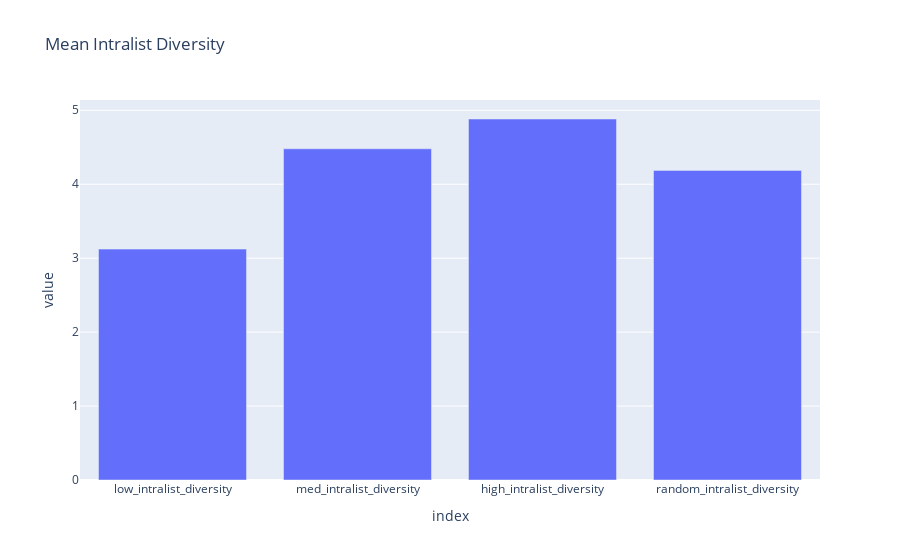
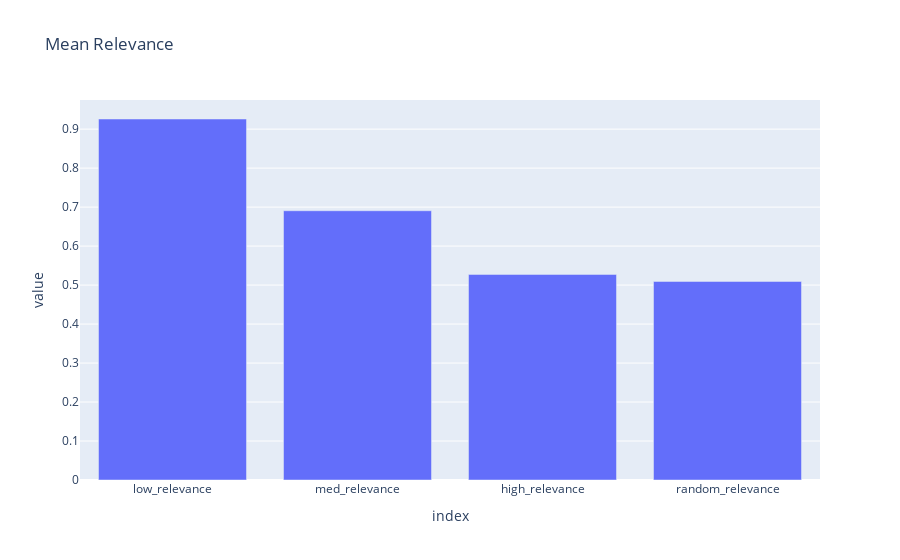
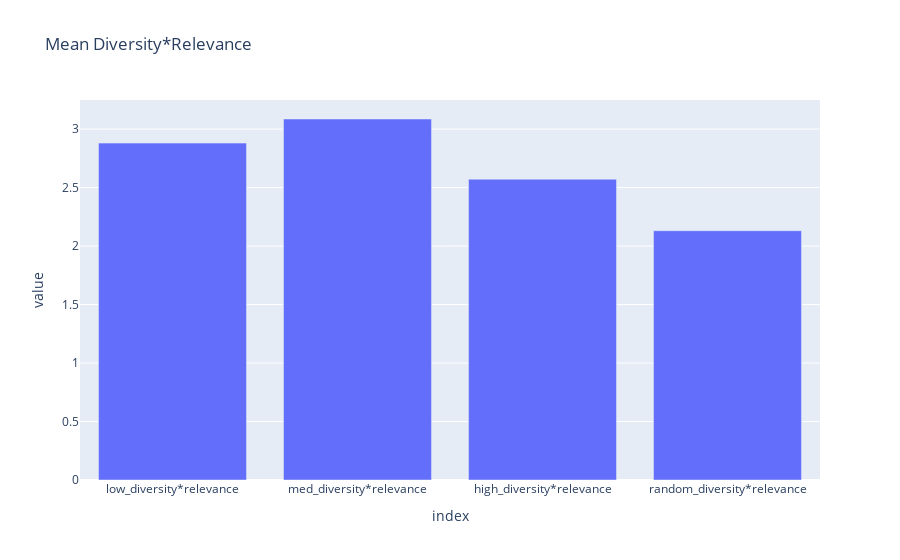
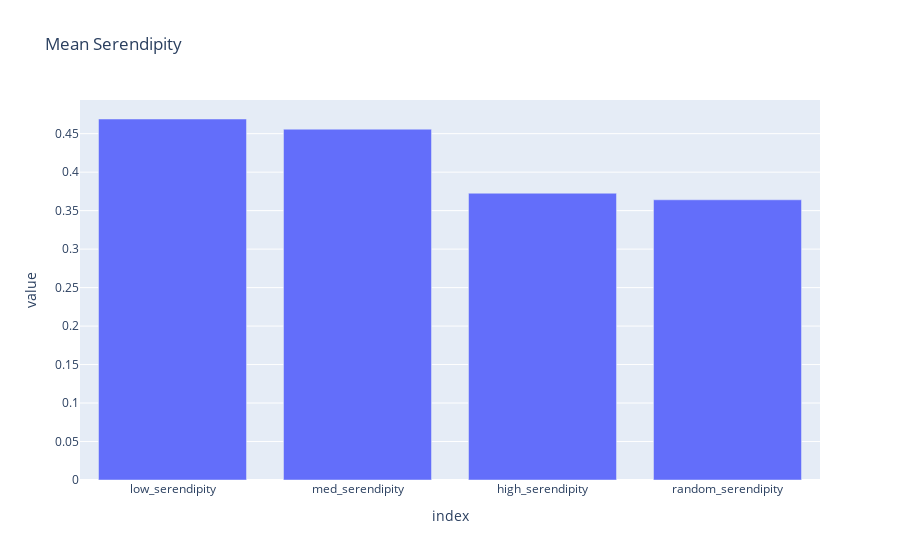

These figures' notebook cell, in order:
### Code cell
# Create bar plots for each algorithm category
fig1 = px.bar(mean_intralist_diversity, title='Mean Intralist Diversity')
fig2 = px.bar(mean_relevance, title='Mean Relevance')
fig3 = px.bar(mean_diversity_relevance, title='Mean Diversity*Relevance')
fig4 = px.bar(mean_serendipity, title='Mean Serendipity')

# Remove the legend from the plots
fig1.update_layout(showlegend=False)
fig2.update_layout(showlegend=False)
fig3.update_layout(showlegend=False)
fig4.update_layout(showlegend=False)

# Show the plots
fig1.show()
fig2.show()
fig3.show()
fig4.show()

### Figure 1 — Plotly figure (JSON) as saved in the notebook; plotly's stock layout.template omitted (floating-point values rounded to 4 significant figures)
{"data": [{"alignmentgroup": "True", "hovertemplate": "variable=0<br>index=%{x}<br>value=%{y}<extra></extra>", "legendgroup": "0", "marker": {"color": "#636efa", "pattern": {"shape": ""}}, "name": "0", "offsetgroup": "0", "orientation": "v", "showlegend": true, "textposition": "auto", "type": "bar", "x": ["low_intralist_diversity", "med_intralist_diversity", "high_intralist_diversity", "random_intralist_diversity"], "xaxis": "x", "y": [3.123, 4.479, 4.882, 4.187], "yaxis": "y"}], "layout": {"barmode": "relative", "legend": {"title": {"text": "variable"}, "tracegroupgap": 0}, "showlegend": false, "title": {"text": "Mean Intralist Diversity"}, "xaxis": {"anchor": "y", "domain": [0, 1], "title": {"text": "index"}}, "yaxis": {"anchor": "x", "domain": [0, 1], "title": {"text": "value"}}}}

### Figure 2 — Plotly figure (JSON) as saved in the notebook; plotly's stock layout.template omitted (floating-point values rounded to 4 significant figures)
{"data": [{"alignmentgroup": "True", "hovertemplate": "variable=0<br>index=%{x}<br>value=%{y}<extra></extra>", "legendgroup": "0", "marker": {"color": "#636efa", "pattern": {"shape": ""}}, "name": "0", "offsetgroup": "0", "orientation": "v", "showlegend": true, "textposition": "auto", "type": "bar", "x": ["low_relevance", "med_relevance", "high_relevance", "random_relevance"], "xaxis": "x", "y": [0.926, 0.6907, 0.5273, 0.5093], "yaxis": "y"}], "layout": {"barmode": "relative", "legend": {"title": {"text": "variable"}, "tracegroupgap": 0}, "showlegend": false, "title": {"text": "Mean Relevance"}, "xaxis": {"anchor": "y", "domain": [0, 1], "title": {"text": "index"}}, "yaxis": {"anchor": "x", "domain": [0, 1], "title": {"text": "value"}}}}

### Figure 3 — Plotly figure (JSON) as saved in the notebook; plotly's stock layout.template omitted (floating-point values rounded to 4 significant figures)
{"data": [{"alignmentgroup": "True", "hovertemplate": "variable=0<br>index=%{x}<br>value=%{y}<extra></extra>", "legendgroup": "0", "marker": {"color": "#636efa", "pattern": {"shape": ""}}, "name": "0", "offsetgroup": "0", "orientation": "v", "showlegend": true, "textposition": "auto", "type": "bar", "x": ["low_diversity*relevance", "med_diversity*relevance", "high_diversity*relevance", "random_diversity*relevance"], "xaxis": "x", "y": [2.88, 3.086, 2.572, 2.131], "yaxis": "y"}], "layout": {"barmode": "relative", "legend": {"title": {"text": "variable"}, "tracegroupgap": 0}, "showlegend": false, "title": {"text": "Mean Diversity*Relevance"}, "xaxis": {"anchor": "y", "domain": [0, 1], "title": {"text": "index"}}, "yaxis": {"anchor": "x", "domain": [0, 1], "title": {"text": "value"}}}}

### Figure 4 — Plotly figure (JSON) as saved in the notebook; plotly's stock layout.template omitted (floating-point values rounded to 4 significant figures)
{"data": [{"alignmentgroup": "True", "hovertemplate": "variable=0<br>index=%{x}<br>value=%{y}<extra></extra>", "legendgroup": "0", "marker": {"color": "#636efa", "pattern": {"shape": ""}}, "name": "0", "offsetgroup": "0", "orientation": "v", "showlegend": true, "textposition": "auto", "type": "bar", "x": ["low_serendipity", "med_serendipity", "high_serendipity", "random_serendipity"], "xaxis": "x", "y": [0.4691, 0.4558, 0.3726, 0.3641], "yaxis": "y"}], "layout": {"barmode": "relative", "legend": {"title": {"text": "variable"}, "tracegroupgap": 0}, "showlegend": false, "title": {"text": "Mean Serendipity"}, "xaxis": {"anchor": "y", "domain": [0, 1], "title": {"text": "index"}}, "yaxis": {"anchor": "x", "domain": [0, 1], "title": {"text": "value"}}}}
